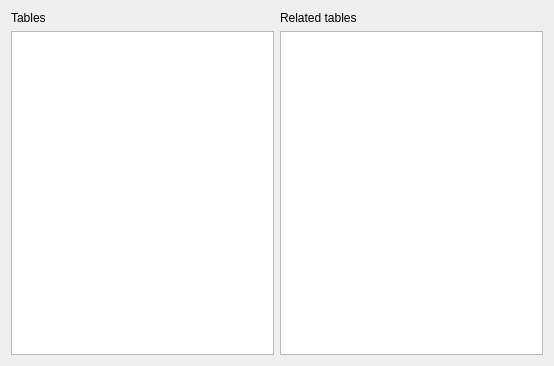
<?xml version="1.0" encoding="UTF-8"?>
<ui version="4.0">
 <class>Schema2RelatedTablesWidget</class>
 <widget class="QWidget" name="Schema2RelatedTablesWidget">
  <property name="geometry">
   <rect>
    <x>0</x>
    <y>0</y>
    <width>554</width>
    <height>366</height>
   </rect>
  </property>
  <property name="windowTitle">
   <string>Related tables</string>
  </property>
  <layout class="QHBoxLayout" name="horizontalLayout">
   <item>
    <layout class="QVBoxLayout" name="verticalLayout">
     <item>
      <widget class="QLabel" name="label">
       <property name="text">
        <string>Tables</string>
       </property>
      </widget>
     </item>
     <item>
      <widget class="QTableView" name="input">
       <attribute name="horizontalHeaderVisible">
        <bool>false</bool>
       </attribute>
       <attribute name="horizontalHeaderStretchLastSection">
        <bool>true</bool>
       </attribute>
      </widget>
     </item>
    </layout>
   </item>
   <item>
    <layout class="QVBoxLayout" name="verticalLayout_2">
     <item>
      <widget class="QLabel" name="label_2">
       <property name="text">
        <string>Related tables</string>
       </property>
      </widget>
     </item>
     <item>
      <widget class="QTableView" name="output">
       <attribute name="horizontalHeaderVisible">
        <bool>false</bool>
       </attribute>
       <attribute name="horizontalHeaderStretchLastSection">
        <bool>true</bool>
       </attribute>
      </widget>
     </item>
    </layout>
   </item>
  </layout>
 </widget>
 <resources/>
 <connections/>
</ui>
